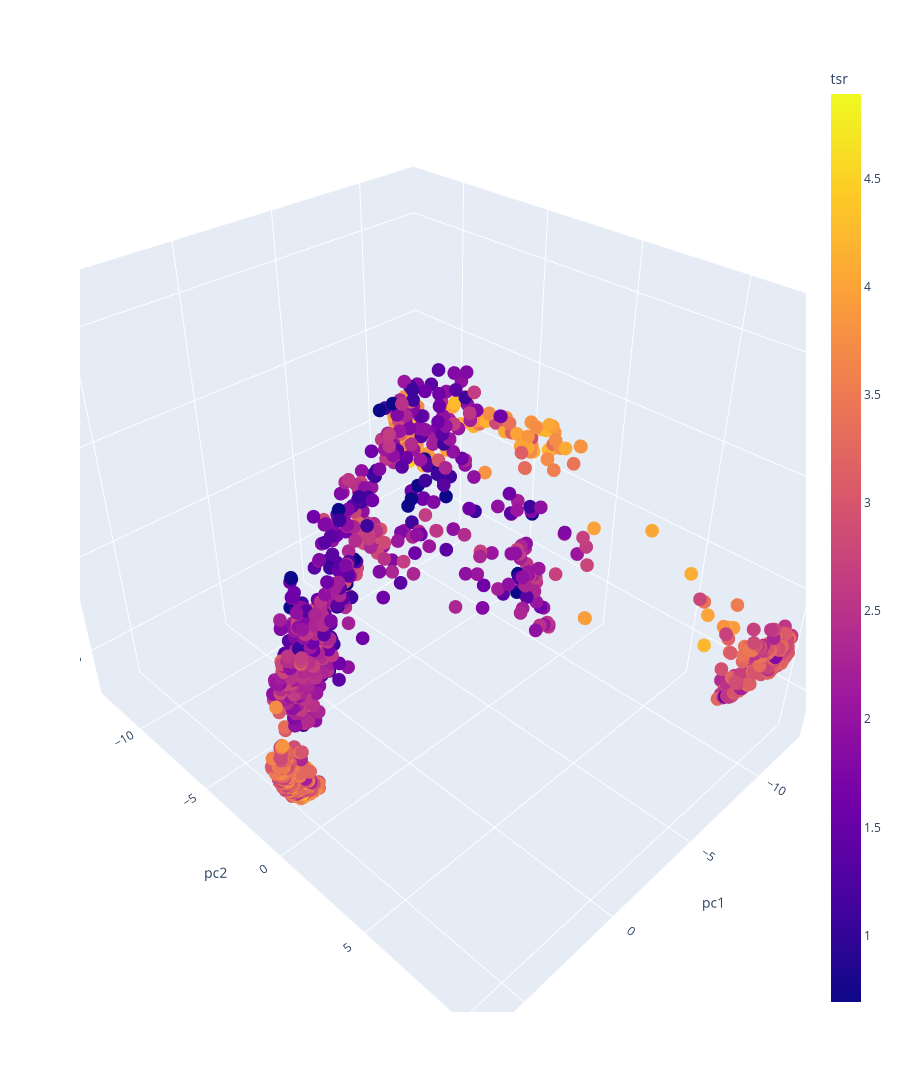

Notebook source saved alongside this figure:
### Code cell
fig = px.scatter_3d(pca_pd, x='pc1', y='pc2', z='pc3', color='tsr', height = 1200)
fig.show()

### Figure 1 — Plotly figure (JSON) as saved in the notebook; plotly's stock layout.template omitted (floating-point values rounded to 4 significant figures; data arrays with more than 128 entries replaced by an {"elided": "..."} marker saying what was removed)
{"data": [{"hovertemplate": "pc1=%{x}<br>pc2=%{y}<br>pc3=%{z}<br>tsr=%{marker.color}<extra></extra>", "legendgroup": "", "marker": {"color": {"elided": "4953 float values"}, "coloraxis": "coloraxis", "symbol": "circle"}, "mode": "markers", "name": "", "scene": "scene", "showlegend": false, "type": "scatter3d", "x": {"elided": "4953 float values"}, "y": {"elided": "4953 float values"}, "z": {"elided": "4953 float values"}}], "layout": {"coloraxis": {"colorbar": {"title": {"text": "tsr"}}, "colorscale": [[0, "#0d0887"], [0.1111, "#46039f"], [0.2222, "#7201a8"], [0.3333, "#9c179e"], [0.4444, "#bd3786"], [0.5556, "#d8576b"], [0.6667, "#ed7953"], [0.7778, "#fb9f3a"], [0.8889, "#fdca26"], [1, "#f0f921"]]}, "height": 1200, "legend": {"tracegroupgap": 0}, "margin": {"t": 60}, "scene": {"domain": {"x": [0, 1], "y": [0, 1]}, "xaxis": {"title": {"text": "pc1"}}, "yaxis": {"title": {"text": "pc2"}}, "zaxis": {"title": {"text": "pc3"}}}}}
